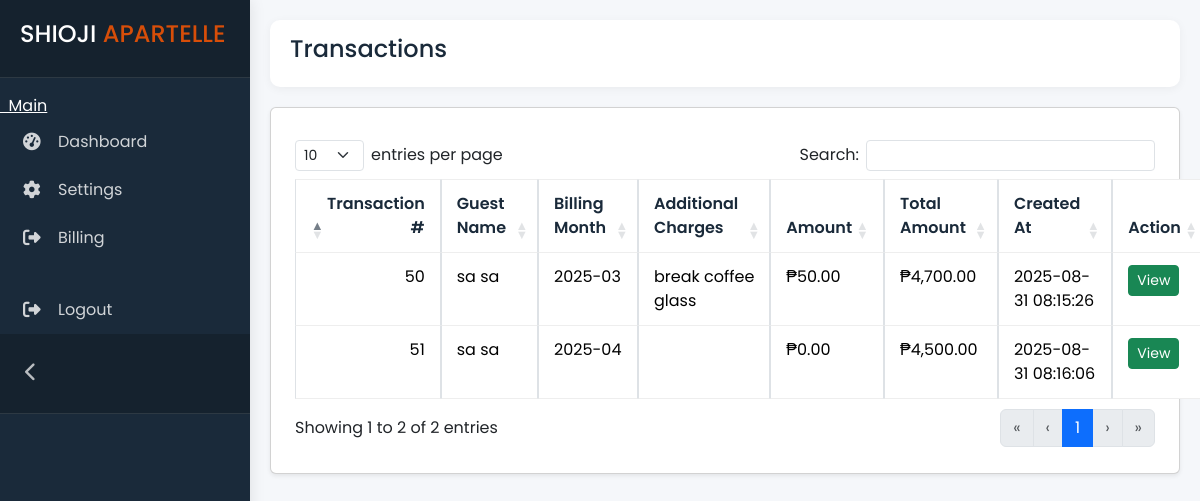
The app's page /guest/invoice.php (signed in) with its own data.
### tables this page shows
CREATE TABLE `transactions` (
  `transaction_id` int(11) NOT NULL,
  `guest_id` int(11) NOT NULL,
  `room_id` int(11) NOT NULL,
  `room_type_id` int(5) NOT NULL,
  `bill_month` varchar(7) NOT NULL,
  `description` varchar(200) NOT NULL,
  `amount` double(10,2) NOT NULL,
  `total_amount` decimal(10,2) NOT NULL,
  `checkin_time` time NOT NULL,
  `checkout` date NOT NULL,
  `checkout_time` time NOT NULL,
  `bill` varchar(10) NOT NULL,
  `is_paid` varchar(200) NOT NULL,
  `created_at` datetime NOT NULL DEFAULT current_timestamp()
);

### guest/invoice.php (the view, shortened to what this page needs)
<!DOCTYPE html>
<html>
<?php include 'head.php'; ?>
<body>
    <?php include 'sidebar.php'; ?>
    <div class="main-content">
        <div class="topbar">
            <h4>Transactions</h4>
        </div>
        <div class="room-content">
            <div class="card shadow-sm p-4">
                <?php
                include '../connect.php';
                ?>
                <table id="myTable" class="table table-bordered">
                    <thead>
                        <tr>
                            <th>Transaction #</th>
                            <th>Guest Name</th>
                            <th>Billing Month</th>
                            <th>Additional Charges</th>
                            <th>Amount</th>
                            <th>Total Amount</th>
                            <th>Created At</th>
                            <th>Action</th>
                        </tr>
                    </thead>
                    <tbody>
                        <?php
                        $guestId = $_SESSION['guest_id'] ?? null;
                        $sql = "SELECT
    t.transaction_id,
    CONCAT(g.first_name, ' ', g.last_name) AS full_name,
    r.room_id,
    rt.type AS room_type,
    rt.price AS room_price,
    t.bill_month,
    t.description,
    t.amount,
    t.total_amount,
    t.created_at
FROM transactions t
LEFT JOIN guests g ON g.guest_id = t.guest_id
LEFT JOIN rooms r ON r.room_id = t.room_id
LEFT JOIN room_types rt ON t.room_type_id = rt.room_type_id
WHERE t.guest_id = ?
ORDER BY t.created_at DESC";
                        $stmt = $conn->prepare($sql);
                        $stmt->bind_param("i", $guestId);
                        $stmt->execute();
                        $result = $stmt->get_result();
                        while ($row = $result->fetch_assoc()) {
                            echo "<tr>";
                            echo "<td>" . htmlspecialchars($row['transaction_id']) . "</td>";
                            echo "<td>" . htmlspecialchars($row['full_name']) . "</td>";
                            echo "<td>" . htmlspecialchars($row['bill_month'] ?? '—') . "</td>";
                            echo "<td>" . htmlspecialchars($row['description']) . "</td>";
                            echo "<td>₱" . number_format($row['amount'], 2) . "</td>";
                            echo "<td>₱" . number_format($row['total_amount'], 2) . "</td>";
                            echo "<td>" . htmlspecialchars($row['created_at'] ?? '—') . "</td>";
                            echo '<td><button
        class="btn btn-success btn-sm view-transaction"
        data-bs-toggle="modal"
        data-bs-target="#addRoomModal"
        data-transaction-id="' . htmlspecialchars($row['transaction_id']) . '"
        data-room-id="' . htmlspecialchars($row['room_id']) . '"
        data-room-type="' . htmlspecialchars($row['room_type'] ?? 'N/A') . '"
        data-room-price="' . htmlspecialchars($row['room_price'] ?? '0.00') . '"
        data-bill-month="' . htmlspecialchars($row['bill_month']) . '"
        data-description="' . htmlspecialchars($row['description']) . '"
        data-amount="' . htmlspecialchars($row['amount']) . '"
        data-total-amount="' . htmlspecialchars($row['total_amount']) . '"
        data-created="' . htmlspecialchars($row['created_at']) . '"
    >View</button></td>';
                            echo "</tr>";
                        }
                        ?>
                    </tbody>
                </table>
            </div>
        </div>
    </div>
</body>
</html>

### guest/style.css (style rules this page uses)
:root { --primary: #2a5d8a; --secondary: #e9b44c; --accent: #d74e09; --light: #f8f9fa; --dark: #1a2a3a; --gray: #6c757d; --sidebar-width: 250px; --sidebar-collapsed-width: 70px; --success: #4cc9f0; --danger: #e63946; --warning: #fca311; --border: #e0e0e0; --card-shadow: 0 4px 6px rgba(0, 0, 0, 0.05); --transition: all 0.3s ease; }
* { margin: 0; padding: 0; box-sizing: border-box; }
body { font-family: "Poppins", sans-serif; background-color: #f5f7fa; color: var(--dark); overflow-x: hidden; transition: all 0.3s; }
.main-content { margin-left: var(--sidebar-width); padding: 20px; transition: all 0.3s; min-height: 100vh; }
.topbar { display: flex; justify-content: space-between; align-items: center; padding: 15px 20px; background: white; border-radius: 10px; box-shadow: 0 2px 10px rgba(0, 0, 0, 0.05); margin-bottom: 20px; }
.table { border-collapse: separate; border-spacing: 0; }
.table th { background: var(--light); padding: 12px 15px; font-weight: 600; color: var(--dark); border-top: 1px solid #eee; }
.table td { padding: 12px 15px; border-top: 1px solid #eee; }
.table tr:last-child td { border-bottom: 1px solid #eee; }

### records on screen
transactions: transaction_id "51", full_name "sa sa", bill_month "2025-04", amount "0.00", total_amount "4,500.00", created_at "2025-08-31 08:16:06"
transactions: transaction_id "50", full_name "sa sa", bill_month "2025-03", description "break coffee glass", amount "50.00", total_amount "4,700.00", created_at "2025-08-31 08:15:26"
